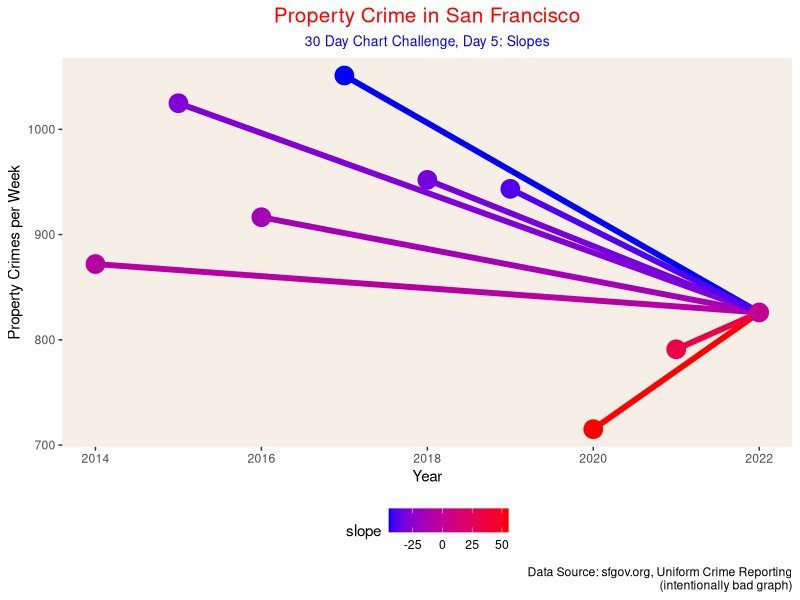

This figure's R source:
## ---- chunk 1
knitr::opts_chunk$set(echo = TRUE)
library("tidyverse")
sf_crime_data <- readxl::read_xlsx("sf_crime.xlsx")
n <- nrow(sf_crime_data)
## ---- chunk 2
sf_crime_data
## ---- chunk 3
sf_crime_data |>
  ggplot() +
  geom_segment(aes(x = year, y = prop_crime_rate,
                   xend = year[n], yend = prop_crime_rate[n],
                   color = slope),
               size = 2) +
  geom_point(aes(x = year, y = prop_crime_rate, color = slope), size = 6) +
  scale_color_continuous(low = "blue", high = "red") +
  #scale_x_discrete(breaks = 2014:2022,
  #                 labels = stringr::str_split(toString(2014:2022), ", ")) +
  labs(title = "Property Crime in San Francisco",
       subtitle = "30 Day Chart Challenge, Day 5: Slopes",
       caption = "Data Source: sfgov.org, Uniform Crime Reporting\n(intentionally bad graph)",
       x = "Year",
       y = "Property Crimes per Week") +
  theme(#axis.text.x = element_blank(),
        #axis.text.y = element_blank(),
        #axis.ticks = element_blank(),
        legend.position = "bottom",
        panel.background = element_rect(fill = alpha("antiquewhite2", 0.5)),
        panel.grid.major = element_blank(),
        panel.grid.minor = element_blank(),
        plot.subtitle = element_text(color = "blue", hjust = 0.5, size = 10),
        plot.title = element_text(color = "red", hjust = 0.5, size = 15))
